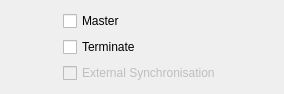
<?xml version="1.0" encoding="UTF-8"?>
<ui version="4.0">
 <class>ModuleMasterPage</class>
 <widget class="QWizardPage" name="ModuleMasterPage">
  <property name="geometry">
   <rect>
    <x>0</x>
    <y>0</y>
    <width>284</width>
    <height>90</height>
   </rect>
  </property>
  <property name="windowTitle">
   <string>WizardPage</string>
  </property>
  <property name="title">
   <string>Select Master/Slave </string>
  </property>
  <property name="subTitle">
   <string>The module may be selected as master or slave. In the system is only one master allowed. The slaves may be terminated but one of the slaves must be terminated.</string>
  </property>
  <layout class="QGridLayout" name="gridLayout">
   <item row="0" column="1">
    <widget class="QCheckBox" name="masterCheckBox">
     <property name="text">
      <string>Master</string>
     </property>
    </widget>
   </item>
   <item row="1" column="1">
    <widget class="QCheckBox" name="terminateCheckBox">
     <property name="text">
      <string>Terminate</string>
     </property>
    </widget>
   </item>
   <item row="1" column="0">
    <spacer name="horizontalSpacer">
     <property name="orientation">
      <enum>Qt::Horizontal</enum>
     </property>
     <property name="sizeHint" stdset="0">
      <size>
       <width>40</width>
       <height>20</height>
      </size>
     </property>
    </spacer>
   </item>
   <item row="2" column="1">
    <widget class="QCheckBox" name="externsyncCheckBox">
     <property name="enabled">
      <bool>false</bool>
     </property>
     <property name="text">
      <string>External Synchronisation</string>
     </property>
    </widget>
   </item>
   <item row="1" column="2">
    <spacer name="horizontalSpacer_2">
     <property name="orientation">
      <enum>Qt::Horizontal</enum>
     </property>
     <property name="sizeHint" stdset="0">
      <size>
       <width>40</width>
       <height>20</height>
      </size>
     </property>
    </spacer>
   </item>
  </layout>
 </widget>
 <resources/>
 <connections>
  <connection>
   <sender>masterCheckBox</sender>
   <signal>toggled(bool)</signal>
   <receiver>terminateCheckBox</receiver>
   <slot>setDisabled(bool)</slot>
   <hints>
    <hint type="sourcelabel">
     <x>100</x>
     <y>97</y>
    </hint>
    <hint type="destinationlabel">
     <x>115</x>
     <y>158</y>
    </hint>
   </hints>
  </connection>
  <connection>
   <sender>masterCheckBox</sender>
   <signal>toggled(bool)</signal>
   <receiver>externsyncCheckBox</receiver>
   <slot>setEnabled(bool)</slot>
   <hints>
    <hint type="sourcelabel">
     <x>84</x>
     <y>87</y>
    </hint>
    <hint type="destinationlabel">
     <x>149</x>
     <y>227</y>
    </hint>
   </hints>
  </connection>
 </connections>
</ui>
